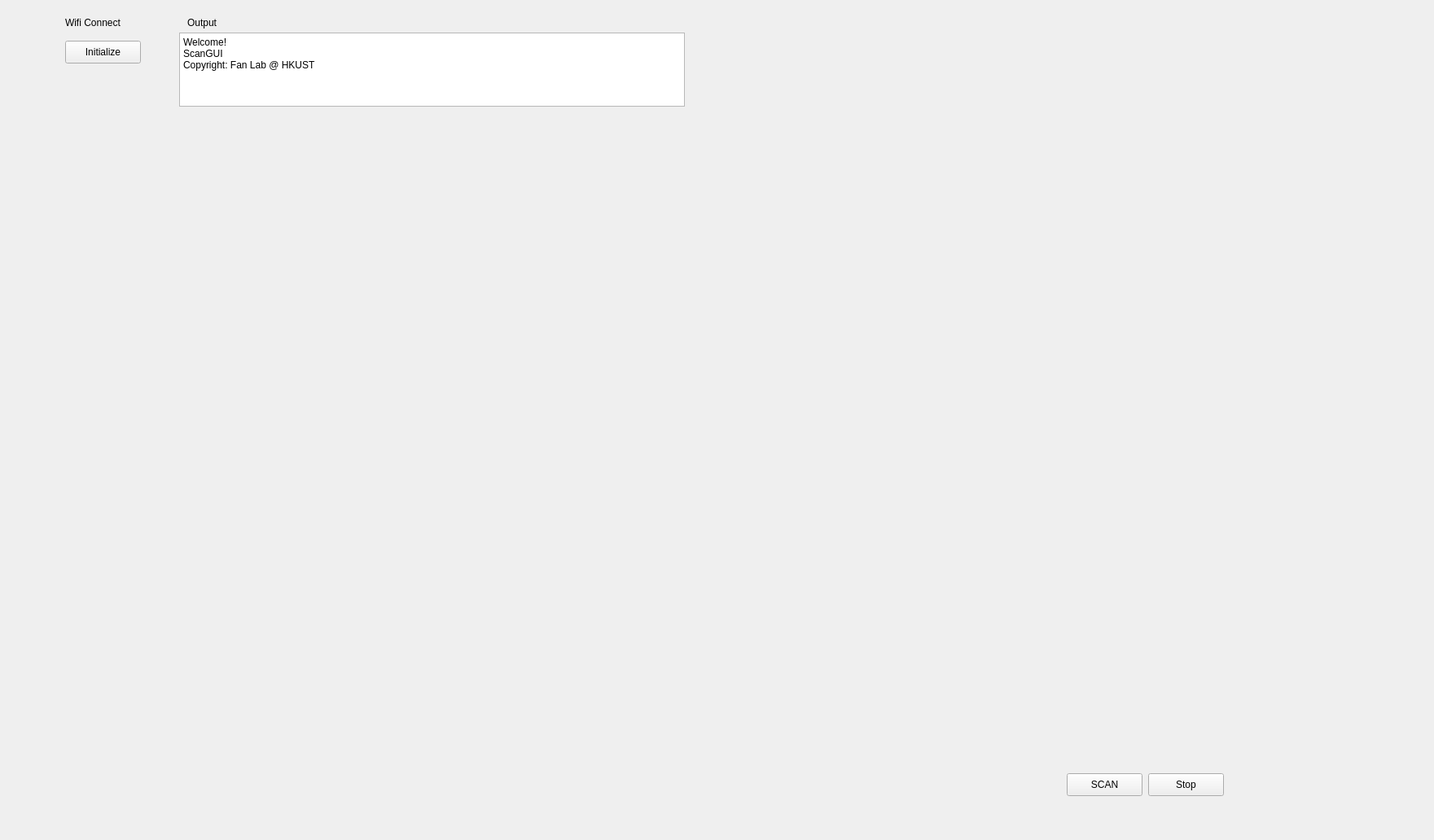
<?xml version="1.0" encoding="UTF-8"?>
<ui version="4.0">
 <class>Form</class>
 <widget class="QWidget" name="Form">
  <property name="geometry">
   <rect>
    <x>0</x>
    <y>0</y>
    <width>1761</width>
    <height>1032</height>
   </rect>
  </property>
  <property name="windowTitle">
   <string>Form</string>
  </property>
  <widget class="QLabel" name="label_30">
   <property name="geometry">
    <rect>
     <x>230</x>
     <y>20</y>
     <width>72</width>
     <height>15</height>
    </rect>
   </property>
   <property name="text">
    <string>Output</string>
   </property>
  </widget>
  <widget class="QTextEdit" name="Console">
   <property name="geometry">
    <rect>
     <x>220</x>
     <y>40</y>
     <width>621</width>
     <height>91</height>
    </rect>
   </property>
   <property name="readOnly">
    <bool>true</bool>
   </property>
   <property name="html">
    <string>&lt;!DOCTYPE HTML PUBLIC &quot;-//W3C//DTD HTML 4.0//EN&quot; &quot;http://www.w3.org/TR/REC-html40/strict.dtd&quot;&gt;
&lt;html&gt;&lt;head&gt;&lt;meta name=&quot;qrichtext&quot; content=&quot;1&quot; /&gt;&lt;style type=&quot;text/css&quot;&gt;
p, li { white-space: pre-wrap; }
&lt;/style&gt;&lt;/head&gt;&lt;body style=&quot; font-family:'SimSun'; font-size:9pt; font-weight:400; font-style:normal;&quot;&gt;
&lt;p style=&quot; margin-top:0px; margin-bottom:0px; margin-left:0px; margin-right:0px; -qt-block-indent:0; text-indent:0px;&quot;&gt;Welcome!&lt;/p&gt;
&lt;p style=&quot; margin-top:0px; margin-bottom:0px; margin-left:0px; margin-right:0px; -qt-block-indent:0; text-indent:0px;&quot;&gt;ScanGUI&lt;/p&gt;
&lt;p style=&quot; margin-top:0px; margin-bottom:0px; margin-left:0px; margin-right:0px; -qt-block-indent:0; text-indent:0px;&quot;&gt;Copyright: Fan Lab @ HKUST&lt;/p&gt;
&lt;p style=&quot;-qt-paragraph-type:empty; margin-top:0px; margin-bottom:0px; margin-left:0px; margin-right:0px; -qt-block-indent:0; text-indent:0px;&quot;&gt;&lt;br /&gt;&lt;/p&gt;&lt;/body&gt;&lt;/html&gt;</string>
   </property>
  </widget>
  <widget class="GraphicsLayoutWidget" name="IMG1" native="true">
   <property name="geometry">
    <rect>
     <x>900</x>
     <y>20</y>
     <width>150</width>
     <height>150</height>
    </rect>
   </property>
  </widget>
  <widget class="QPushButton" name="scan">
   <property name="enabled">
    <bool>true</bool>
   </property>
   <property name="geometry">
    <rect>
     <x>1310</x>
     <y>950</y>
     <width>93</width>
     <height>28</height>
    </rect>
   </property>
   <property name="text">
    <string>SCAN</string>
   </property>
  </widget>
  <widget class="QPushButton" name="wifi_init">
   <property name="geometry">
    <rect>
     <x>80</x>
     <y>50</y>
     <width>93</width>
     <height>28</height>
    </rect>
   </property>
   <property name="text">
    <string>Initialize</string>
   </property>
  </widget>
  <widget class="QLabel" name="label_22">
   <property name="geometry">
    <rect>
     <x>80</x>
     <y>20</y>
     <width>121</width>
     <height>16</height>
    </rect>
   </property>
   <property name="text">
    <string>Wifi Connect</string>
   </property>
  </widget>
  <widget class="QPushButton" name="stop">
   <property name="geometry">
    <rect>
     <x>1410</x>
     <y>950</y>
     <width>93</width>
     <height>28</height>
    </rect>
   </property>
   <property name="text">
    <string>Stop</string>
   </property>
  </widget>
  <widget class="GraphicsLayoutWidget" name="IMG6" native="true">
   <property name="geometry">
    <rect>
     <x>79</x>
     <y>190</y>
     <width>1541</width>
     <height>700</height>
    </rect>
   </property>
  </widget>
  <zorder>scan</zorder>
  <zorder>wifi_init</zorder>
  <zorder>label_22</zorder>
  <zorder>IMG1</zorder>
  <zorder>label_30</zorder>
  <zorder>Console</zorder>
  <zorder>stop</zorder>
  <zorder>IMG6</zorder>
 </widget>
 <customwidgets>
  <customwidget>
   <class>GraphicsLayoutWidget</class>
   <extends>QWidget</extends>
   <header>pyqtgraph</header>
   <container>1</container>
  </customwidget>
 </customwidgets>
 <resources/>
 <connections/>
 <slots>
  <slot>NI_Init()</slot>
 </slots>
</ui>
